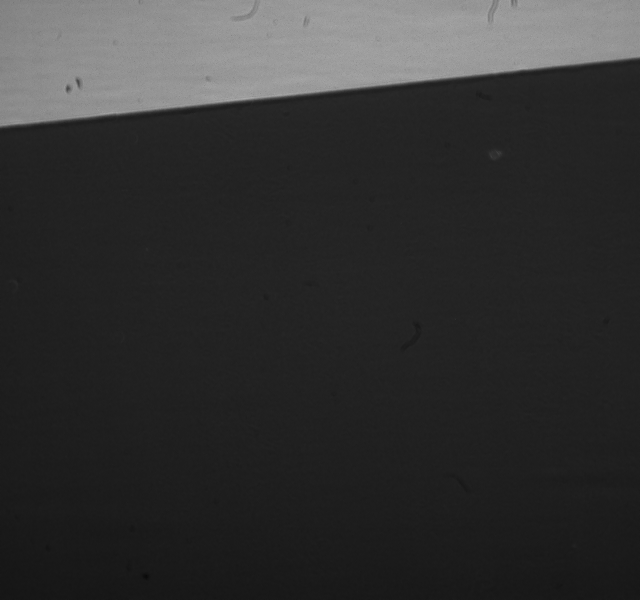
#> input picture data/Spot on Bare Metal_XrayImages_Raw/015_Ti64_P23t2077um_S2F2.8mm_U18G1200007.tif, 640 x 600 px
$ python -i preprocess.py   (imports and definitions only)   (older library calls are emulated)
#> lines starting #> are read from the running program, lines starting #| are printed output that depends on the picture; after the words box and inside, x2 and y2 are one past the last pixel; in counts of white or black regions, pixels touching at a corner belong together
#> further down, picture is the input picture: shape (600, 640, 3); min 9, max 170, mean 50.5
"""
Preprocessing pipeline for X-ray images of additive manufacturing metastructures
"""
import numpy as np
import cv2
from PIL import Image
import os
from sklearn.preprocessing import StandardScaler
from tqdm import tqdm

# [32 lines left out: function load_xray_image, not called in this run]


def extract_features_from_image(img_array):
    """
    Extract engineered features from X-ray image

    Features include:
    - Statistical features (mean, std, min, max)
    - Texture features (entropy, contrast)
    - Geometric features (edge density, porosity estimate)

    Args:
        img_array: Normalized image array

    Returns:
        Feature vector (1D numpy array)
    """
    features = []

    # Convert to uint8 for some operations
    img_uint8 = (img_array * 255).astype(np.uint8)
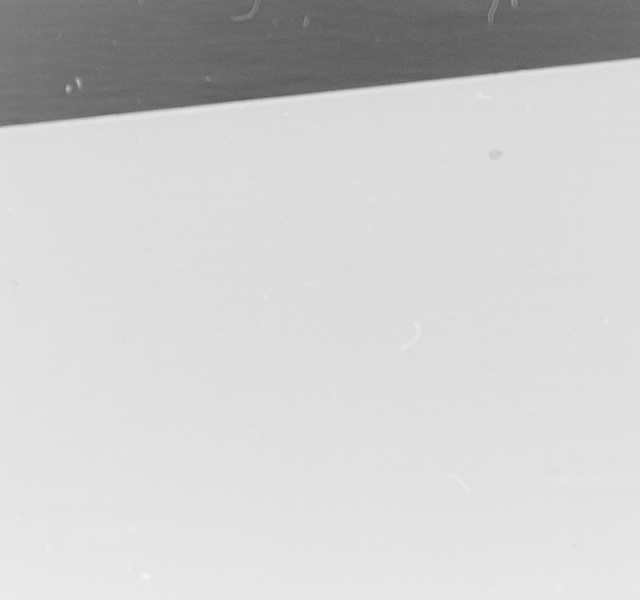
#> img_uint8: shape (600, 640, 3); min 86, max 247, mean 205.5

    # Statistical features
    features.append(np.mean(img_array))
    features.append(np.std(img_array))
    features.append(np.min(img_array))
    features.append(np.max(img_array))
    features.append(np.median(img_array))

    # Texture features using histogram
    hist, _ = np.histogram(img_array, bins=32)
#> hist = 32 values, max 379443 at index 4, min 36 at index 0, mean 36000
    hist = hist / hist.sum()  # Normalize
#> hist = 32 values, max 0.329 at index 4, min 3.13e-05 at index 0, mean 0.0312
    entropy = -np.sum(hist * np.log(hist + 1e-10))
#> entropy = 1.73
    features.append(entropy)

    # Edge detection for porosity/structure analysis
    edges = cv2.Canny(img_uint8, 50, 150)
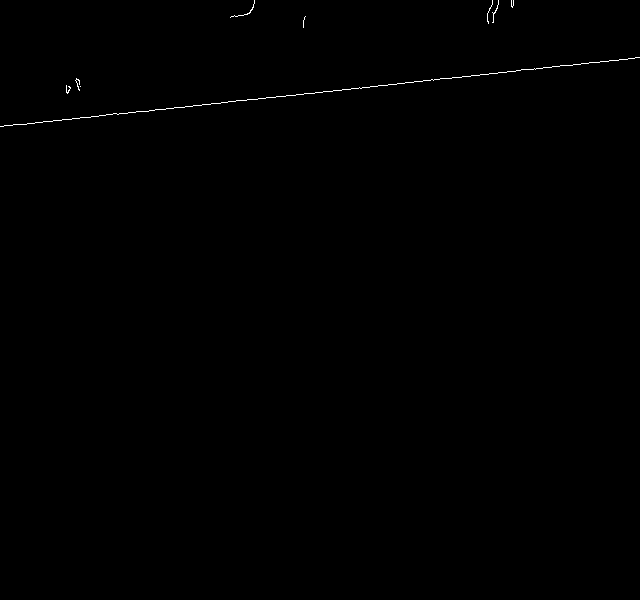
#> edges: shape (600, 640); 0.21% white in thin lines or dots, all inside (x1, y1, x2, y2) = (0, 0, 640, 127)
    edge_density = np.sum(edges > 0) / edges.size
#> edge_density = 0.00209
    features.append(edge_density)

    # Local Binary Pattern-like feature
    contrast = np.std(img_array) / (np.mean(img_array) + 1e-10)
#> contrast = 0.835
    features.append(contrast)

    # Intensity distribution (quartiles)
    q25, q50, q75 = np.percentile(img_array, [25, 50, 75])
#> q25 = 31; q50 = 34; q75 = 36
    features.append(q25)
    features.append(q50)
    features.append(q75)

    # Roughness indicator
    gradient_x = cv2.Sobel(img_array, cv2.CV_64F, 1, 0, ksize=3)
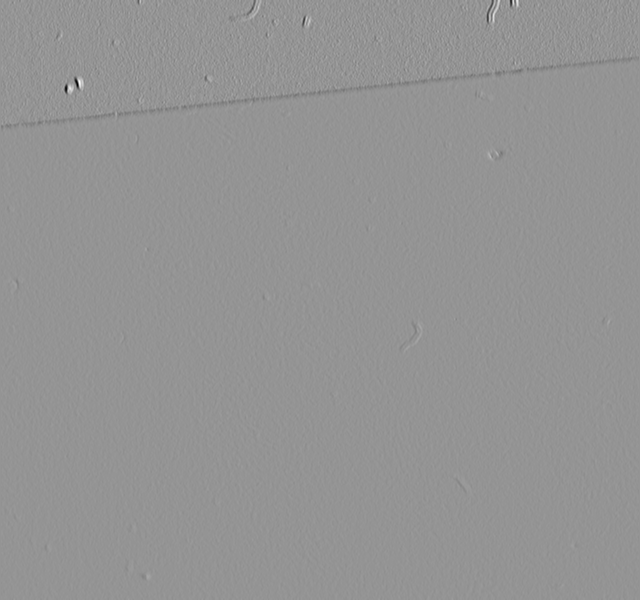
#> gradient_x: shape (600, 640, 3) float64; min -243, max 175, mean -0.1; drawn with min black and max white
    gradient_y = cv2.Sobel(img_array, cv2.CV_64F, 0, 1, ksize=3)
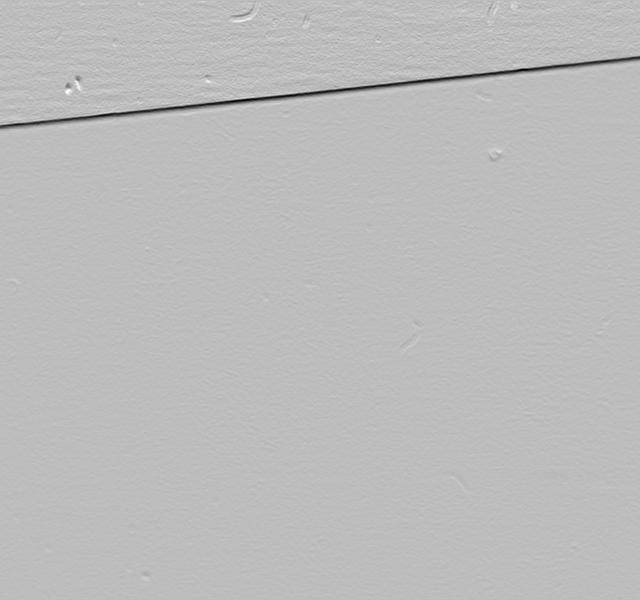
#> gradient_y: shape (600, 640, 3) float64; min -314, max 110, mean -1.6; drawn with min black and max white
    gradient_magnitude = np.sqrt(gradient_x**2 + gradient_y**2)
    features.append(np.mean(gradient_magnitude))
    features.append(np.std(gradient_magnitude))

    return np.array(features)


# [109 lines left out: functions parse_filename_parameters, load_dataset_from_images, prepare_input, not called in this run]

>>> import cv2
>>> picture = cv2.imread('../data/Spot on Bare Metal_XrayImages_Raw/015_Ti64_P23t2077um_S2F2.8mm_U18G1200007.tif')
>>> result = extract_features_from_image(picture)
#> result = [50.48, 42.14, 9, 170, 34, 1.73, 0.00209, 0.835, 31, 34, 36, 6.55, 17.68]
